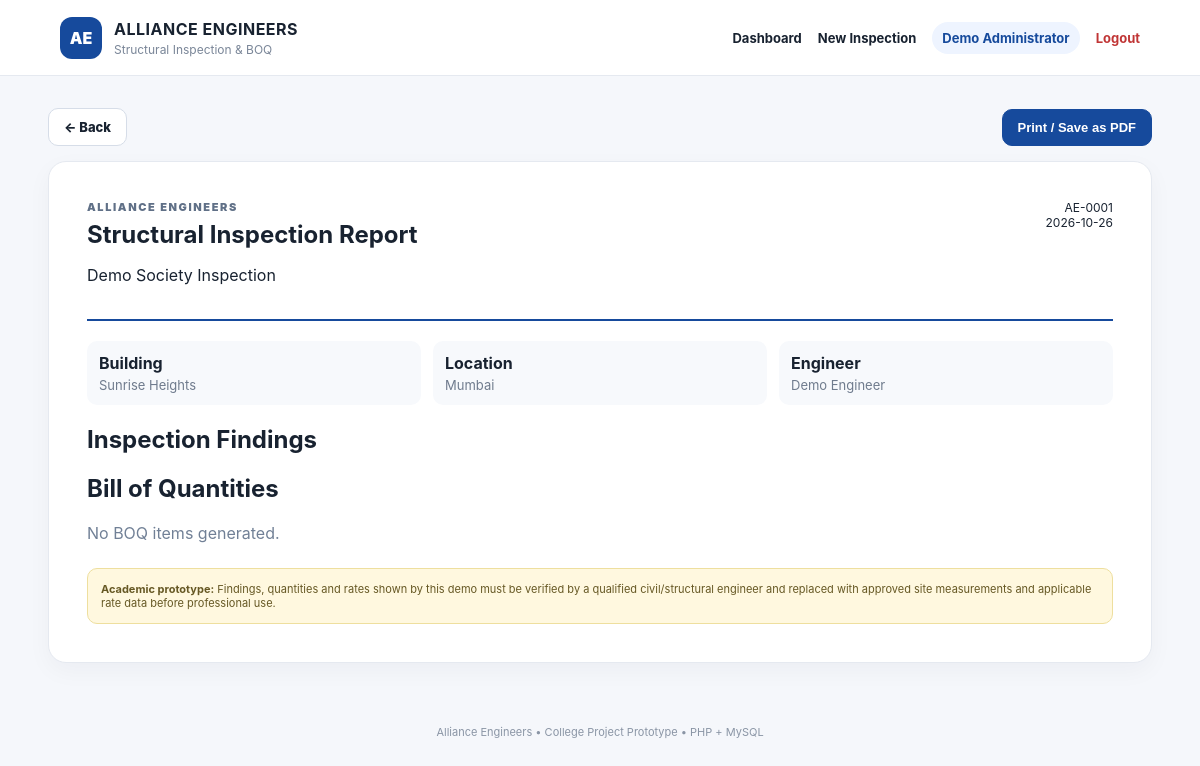
The app's page /report.php?project_id=1 (signed in) with its own data.
### tables this page shows
CREATE TABLE IF NOT EXISTS projects (
    id INT AUTO_INCREMENT PRIMARY KEY,
    project_name VARCHAR(150) NOT NULL,
    building_name VARCHAR(150) DEFAULT '',
    location VARCHAR(255) DEFAULT '',
    engineer_name VARCHAR(150) DEFAULT '',
    inspection_date DATE NOT NULL,
    status VARCHAR(30) DEFAULT 'Draft',
    created_at TIMESTAMP DEFAULT CURRENT_TIMESTAMP
);

### report.php (the view, shortened to what this page needs)
<?php
require_once "config/database.php";
$projectId=(int)($_GET['project_id'] ?? 0);
$stmt=$pdo->prepare("SELECT * FROM projects WHERE id=?");
$stmt->execute([$projectId]);
$project=$stmt->fetch();
$stmt=$pdo->prepare("SELECT * FROM boq_items WHERE project_id=? ORDER BY id");
$stmt->execute([$projectId]);
$items=$stmt->fetchAll();
$total=0; foreach($items as $it) $total+=(float)$it['amount'];
include "includes/header.php";
?>
<div class="report-toolbar no-print">
<a class="btn" href="project.php?id=<?= $projectId ?>">← Back</a>
<button class="btn btn-primary" onclick="window.print()">Print / Save as PDF</button>
</div>
<section class="report-paper">
<div class="report-header">
<div><p class="eyebrow">ALLIANCE ENGINEERS</p><h1>Structural Inspection Report</h1><p><?= htmlspecialchars($project['project_name']) ?></p></div>
<div class="report-id">AE-<?= str_pad($projectId,4,'0',STR_PAD_LEFT) ?><br><?= htmlspecialchars($project['inspection_date']) ?></div>
</div>
<div class="report-meta">
<div><strong>Building</strong><span><?= htmlspecialchars($project['building_name']) ?></span></div>
<div><strong>Location</strong><span><?= htmlspecialchars($project['location']) ?></span></div>
<div><strong>Engineer</strong><span><?= htmlspecialchars($project['engineer_name']) ?></span></div>
</div>
<h2>Inspection Findings</h2>
<h2>Bill of Quantities</h2>
<?php if($items): ?>
<table class="boq"><thead><tr><th>Code</th><th>Description</th><th>Qty</th><th>Unit</th><th>Rate</th><th>Amount</th></tr></thead>
<tbody>
<?php foreach($items as $it): ?><tr><td><?= htmlspecialchars($it['item_code']) ?></td><td><?= htmlspecialchars($it['description']) ?></td><td><?= number_format($it['quantity'],2) ?></td><td><?= htmlspecialchars($it['unit']) ?></td><td>₹ <?= number_format($it['rate'],2) ?></td><td>₹ <?= number_format($it['amount'],2) ?></td></tr><?php endforeach; ?>
</tbody><tfoot><tr><th colspan="5">Estimated Total</th><th>₹ <?= number_format($total,2) ?></th></tr></tfoot></table>
<?php else: ?><p class="muted">No BOQ items generated.</p><?php endif; ?>
<div class="report-disclaimer">
<strong>Academic prototype:</strong> Findings, quantities and rates shown by this demo must be verified by a qualified civil/structural engineer and replaced with approved site measurements and applicable rate data before professional use.
</div>
</section>
<?php include "includes/footer.php"; ?>

### assets/css/style.css (style rules this page uses)
* { box-sizing:border-box }
:root { --blue:#164a9c;--blue2:#2563c7;--ink:#182230;--muted:#718096;--line:#e5e9f0;--bg:#f5f7fb }
body { margin:0;font-family:Inter,Segoe UI,Arial,sans-serif;background:var(--bg);color:var(--ink) }
a { text-decoration:none;color:inherit }
.eyebrow { font-size:11px;font-weight:900;letter-spacing:1.6px;color:#607087;margin:0 0 6px }
.panel,.report-paper { background:#fff;border:1px solid var(--line);border-radius:18px;padding:24px;box-shadow:0 8px 25px #1720330a;margin-bottom:20px }
.btn { display:inline-flex;align-items:center;justify-content:center;border:1px solid #d6dde8;background:#fff;border-radius:10px;padding:10px 15px;font-weight:800;font-size:13px;cursor:pointer }
.btn-primary { background:var(--blue);color:#fff;border-color:var(--blue) }
.actions,.report-toolbar { display:flex;gap:9px;align-items:center }
.muted { color:var(--muted) }
.report-toolbar { justify-content:space-between;margin-bottom:15px }
.report-paper { padding:38px }
.report-header { display:flex;justify-content:space-between;gap:20px;border-bottom:2px solid var(--blue);padding-bottom:18px }
.report-header h1 { margin:4px 0 }
.report-id { text-align:right;font-size:12px }
.report-meta { display:grid;grid-template-columns:repeat(3,1fr);gap:12px;margin:20px 0 }
.report-meta div { background:#f7f9fc;border-radius:10px;padding:12px }
.report-meta strong,.report-meta span { display:block }
.report-meta span { color:#6f7b8d;margin-top:4px;font-size:13px }
.report-disclaimer { margin-top:25px;padding:13px;background:#fff8df;border:1px solid #eedf9e;border-radius:10px;font-size:11px;color:#665824 }

### records on screen
projects: project_name "Demo Society Inspection", inspection_date "2026-10-26", building_name "Sunrise Heights", location "Mumbai", engineer_name "Demo Engineer"

### other values on screen
$_SESSION['user_name'] "Demo Administrator"
str_pad($projectId,4,'0',STR_PAD_LEFT) "0001"
